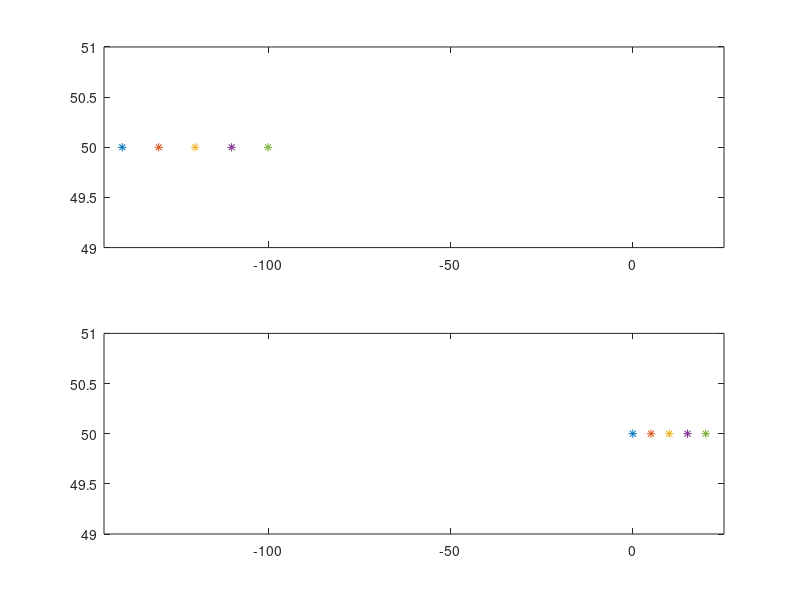

This figure's MATLAB source: (Note: this script raises an error after producing the figure.)
clear all;
c = 50;
f = 30;
R(1,1) = f/sqrt(c^2+f^2);
R(1,2) = c/sqrt(c^2+f^2);
R(2,1) = -R(1,2);
R(2,2) = R(1,1);

z = floor((140*R(1,1))/R(1,2));
xyz = [-140 -130 -120 -110 -100;z z z z z];
K = floor(R*xyz);

figure
subplot(2,1,1);
a = plot(linspace(-140,-100,5),50,'*');
axis([-145 25 49 51]);
%set(a,'Color','blue');
subplot(2,1,2);
a = plot(K(1,:),50,'*');
axis([-145 25 49 51]);
%set(a,'Color','red');

genSquares(linspace(c+150,140,5),linspace(100,140,5),[z z z],5,30);
genSquares(K(1,:)+150,linspace(100,140,5),[K(2,1),K(2,5),K(2,1)],5,30);
